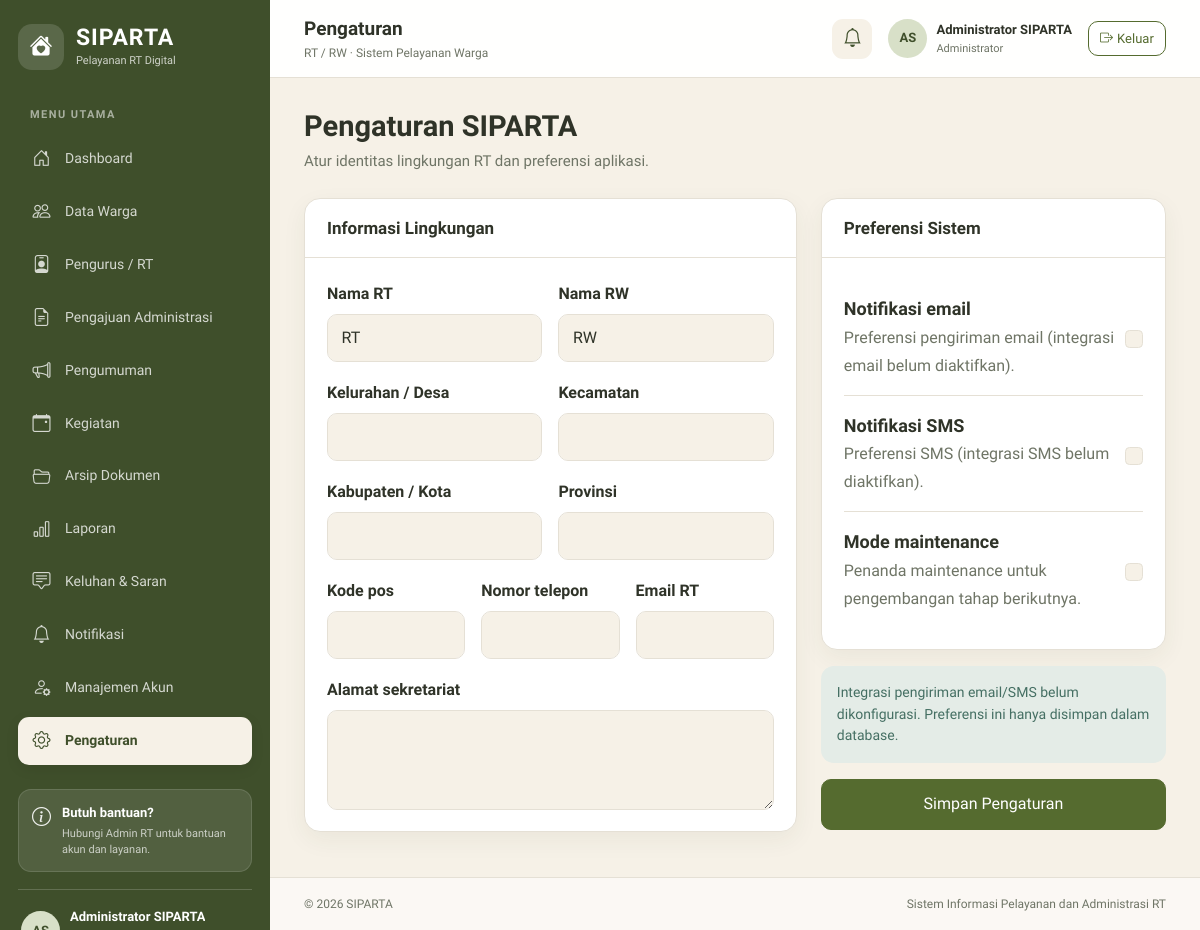
The app's page /index.php?page=pengaturan (signed in) with its own data.
### tables this page shows
CREATE TABLE IF NOT EXISTS profil_rt (
  id TINYINT UNSIGNED NOT NULL AUTO_INCREMENT,
  nama_rt VARCHAR(80) NOT NULL DEFAULT 'RT',
  nama_rw VARCHAR(80) NOT NULL DEFAULT 'RW',
  kelurahan VARCHAR(120) DEFAULT NULL,
  kecamatan VARCHAR(120) DEFAULT NULL,
  kabupaten_kota VARCHAR(120) DEFAULT NULL,
  provinsi VARCHAR(120) DEFAULT NULL,
  kode_pos VARCHAR(10) DEFAULT NULL,
  alamat_sekretariat TEXT DEFAULT NULL,
  nomor_telepon VARCHAR(25) DEFAULT NULL,
  email VARCHAR(120) DEFAULT NULL,
  logo_path VARCHAR(255) DEFAULT NULL,
  updated_by BIGINT UNSIGNED DEFAULT NULL,
  created_at TIMESTAMP NOT NULL DEFAULT CURRENT_TIMESTAMP,
  updated_at TIMESTAMP NOT NULL DEFAULT CURRENT_TIMESTAMP ON UPDATE CURRENT_TIMESTAMP,
  PRIMARY KEY (id),
  CONSTRAINT fk_profil_rt_editor FOREIGN KEY (updated_by) REFERENCES users(id)
    ON DELETE SET NULL ON UPDATE CASCADE
);

### index.php (called while the page is built, shortened)
<?php
$page = (string)get('page', current_user() ? 'dashboard' : 'login');
require __DIR__ . '/views/layout/app.php';

### includes/helpers.php (called while the page is built, shortened)
<?php
function db(): PDO { global $pdo; return $pdo; }
function e(mixed $value): string { return htmlspecialchars((string)($value ?? ''), ENT_QUOTES | ENT_SUBSTITUTE, 'UTF-8'); }
function url(string $page = 'dashboard', array $params = []): string {
    $query = array_merge(['page' => $page], $params);
    return 'index.php?' . http_build_query($query);
}
function current_user(): ?array { return $_SESSION['user'] ?? null; }
function role_label(?string $role): string { return match ($role) { 'admin' => 'Administrator', 'pengurus' => 'Pengurus / RT', 'warga' => 'Warga', default => 'Pengunjung' }; }
function initials(string $name): string {
    $parts = preg_split('/\s+/', trim($name)) ?: [];
    return strtoupper(substr($parts[0] ?? 'S', 0, 1) . (isset($parts[1]) ? substr($parts[1], 0, 1) : ''));
}
function page_title(string $page): string {
    $titles = ['dashboard'=>'Dashboard','data-warga'=>'Data Warga','pengurus'=>'Pengurus / RT','pengajuan'=>'Pengajuan Administrasi','detail-pengajuan'=>'Detail Pengajuan','pengumuman'=>'Pengumuman','kegiatan'=>'Kegiatan','arsip'=>'Arsip Dokumen','laporan'=>'Laporan','keluhan'=>'Keluhan & Saran','notifikasi'=>'Notifikasi','manajemen-akun'=>'Manajemen Akun','pengaturan'=>'Pengaturan','ajukan'=>'Ajukan Administrasi','riwayat'=>'Riwayat Pengajuan','profil'=>'Profil Saya'];
    return $titles[$page] ?? 'SIPARTA';
}

### views/pages/pengaturan.php (the view)
<?php
$p=db()->query('SELECT * FROM profil_rt WHERE id=1')->fetch() ?: [];$settings=db()->query('SELECT kunci,nilai FROM pengaturan_sistem')->fetchAll(PDO::FETCH_KEY_PAIR);
?>
<div class="page-heading"><div><h1>Pengaturan SIPARTA</h1><p>Atur identitas lingkungan RT dan preferensi aplikasi.</p></div></div>
<form method="post" action="index.php" class="row g-4" data-disable-submit><?= csrf_field() ?><input type="hidden" name="action" value="save_settings"><input type="hidden" name="return_page" value="pengaturan"><div class="col-xl-7"><section class="panel-card"><div class="panel-card-header"><h2 class="panel-title">Informasi Lingkungan</h2></div><div class="panel-card-body"><div class="row g-3"><div class="col-md-6"><label class="form-label">Nama RT</label><input class="form-control" name="nama_rt" value="<?= e($p['nama_rt']??'RT') ?>"></div><div class="col-md-6"><label class="form-label">Nama RW</label><input class="form-control" name="nama_rw" value="<?= e($p['nama_rw']??'RW') ?>"></div><div class="col-md-6"><label class="form-label">Kelurahan / Desa</label><input class="form-control" name="kelurahan" value="<?= e($p['kelurahan']??'') ?>"></div><div class="col-md-6"><label class="form-label">Kecamatan</label><input class="form-control" name="kecamatan" value="<?= e($p['kecamatan']??'') ?>"></div><div class="col-md-6"><label class="form-label">Kabupaten / Kota</label><input class="form-control" name="kabupaten_kota" value="<?= e($p['kabupaten_kota']??'') ?>"></div><div class="col-md-6"><label class="form-label">Provinsi</label><input class="form-control" name="provinsi" value="<?= e($p['provinsi']??'') ?>"></div><div class="col-md-4"><label class="form-label">Kode pos</label><input class="form-control" name="kode_pos" value="<?= e($p['kode_pos']??'') ?>"></div><div class="col-md-4"><label class="form-label">Nomor telepon</label><input class="form-control" name="nomor_telepon" value="<?= e($p['nomor_telepon']??'') ?>"></div><div class="col-md-4"><label class="form-label">Email RT</label><input class="form-control" type="email" name="email" value="<?= e($p['email']??'') ?>"></div><div class="col-12"><label class="form-label">Alamat sekretariat</label><textarea class="form-control" name="alamat_sekretariat" rows="3"><?= e($p['alamat_sekretariat']??'') ?></textarea></div></div></div></section></div><div class="col-xl-5"><section class="panel-card"><div class="panel-card-header"><h2 class="panel-title">Preferensi Sistem</h2></div><div class="panel-card-body"><div class="d-flex align-items-center justify-content-between py-3 border-bottom"><div><strong class="d-block">Notifikasi email</strong><small class="text-muted-2">Preferensi pengiriman email (integrasi email belum diaktifkan).</small></div><input class="form-check-input" type="checkbox" name="notifikasi_email" value="1" <?= ($settings['notifikasi_email']??'0')==='1'?'checked':'' ?>></div><div class="d-flex align-items-center justify-content-between py-3 border-bottom"><div><strong class="d-block">Notifikasi SMS</strong><small class="text-muted-2">Preferensi SMS (integrasi SMS belum diaktifkan).</small></div><input class="form-check-input" type="checkbox" name="notifikasi_sms" value="1" <?= ($settings['notifikasi_sms']??'0')==='1'?'checked':'' ?>></div><div class="d-flex align-items-center justify-content-between py-3"><div><strong class="d-block">Mode maintenance</strong><small class="text-muted-2">Penanda maintenance untuk pengembangan tahap berikutnya.</small></div><input class="form-check-input" type="checkbox" name="mode_maintenance" value="1" <?= ($settings['mode_maintenance']??'0')==='1'?'checked':'' ?>></div></div></section><div class="alert alert-info mt-3">Integrasi pengiriman email/SMS belum dikonfigurasi. Preferensi ini hanya disimpan dalam database.</div><div class="d-grid"><button class="btn btn-army btn-lg">Simpan Pengaturan</button></div></div></form>

### views/layout/app.php (shortened to what this page needs)
<?php
$user = current_user();
$unreadStmt = db()->prepare('SELECT COUNT(*) FROM notifikasi WHERE user_id=? AND dibaca_pada IS NULL');
$unreadStmt->execute([user_id()]);
$unreadCount = (int)$unreadStmt->fetchColumn();
$rtProfile = db()->query('SELECT * FROM profil_rt WHERE id=1')->fetch() ?: [];
?>
<!doctype html>
<html lang="id">
<head>
  <link href="https://cdn.jsdelivr.net/npm/bootstrap@5.3.3/dist/css/bootstrap.min.css" rel="stylesheet">
  <link href="https://cdn.jsdelivr.net/npm/bootstrap-icons@1.11.3/font/bootstrap-icons.min.css" rel="stylesheet">
  <link href="assets/css/app.css" rel="stylesheet">
</head>
<body>
<div class="app-shell">
  <?php require __DIR__ . '/sidebar.php'; ?>
  <div class="main-area">
    <header class="topbar">
      <div class="d-flex align-items-center gap-3">
        <div>
          <div class="topbar-title"><?= e(page_title($page)) ?></div>
          <div class="topbar-subtitle"><?= e(($rtProfile['nama_rt'] ?? 'RT') . ' / ' . ($rtProfile['nama_rw'] ?? 'RW')) ?> · Sistem Pelayanan Warga</div>
        </div>
      </div>
      <div class="d-flex align-items-center gap-3">
        <a class="notification-link" href="<?= e(url('notifikasi')) ?>" title="Notifikasi"><i class="bi bi-bell"></i><?php if($unreadCount): ?><span class="notification-dot"></span><?php endif; ?></a>
        <div class="user-chip"><span class="avatar-circle"><?= e(initials($user['nama'])) ?></span><span class="d-none d-sm-block"><strong><?= e($user['nama']) ?></strong><small><?= e(role_label($user['role'])) ?></small></span></div>
        <form method="post" action="index.php" class="m-0"><?= csrf_field() ?><input type="hidden" name="action" value="logout"><button class="btn btn-outline-army btn-sm" type="submit"><i class="bi bi-box-arrow-right me-1"></i><span class="d-none d-md-inline">Keluar</span></button></form>
      </div>
    </header>
    <main class="content-area">
      <?php
      $viewFile = __DIR__ . '/../pages/' . $page . '.php';
      if (is_file($viewFile)) require $viewFile;
      else require __DIR__ . '/../pages/dashboard.php';
      ?>
    </main>
    <footer class="app-footer"><span>© <?= date('Y') ?> SIPARTA</span><span>Sistem Informasi Pelayanan dan Administrasi RT</span></footer>
  </div>
</div>
</body>
</html>

### assets/css/app.css (style rules this page uses)
:root { --army: #556B2F; --army-dark: #3F4F2B; --army-deep: #303D22; --army-soft: #E8EDDF; --cream: #F6F1E7; --cream-deep: #EFE7D7; --white: #FFFFFF; --ink: #2F3328; --muted: #6F7566; --border: #E5E0D5; --shadow: 0 8px 24px rgba(48, 61, 34, .06); --bs-primary: #556B2F; --bs-primary-rgb: 85,107,47; --bs-body-font-family: 'Lexend', sans-serif; --bs-body-color: var(--ink); --bs-body-bg: var(--cream); --bs-border-color: var(--border); }
* { box-sizing: border-box; }
html, body { min-height: 100%; }
body { font-family: 'Lexend', sans-serif; font-size: 18px; line-height: 1.55; color: var(--ink); background: var(--cream); }
a { color: var(--army); text-decoration: none; }
button, input, select, textarea { font-family: inherit; }
.form-label { font-size: 16px; font-weight: 600; color: var(--ink); margin-bottom: .45rem; }
.form-control, .form-select { min-height: 48px; font-size: 16px; border-radius: 10px; border-color: var(--border); padding: .65rem .85rem; color: var(--ink); }
textarea.form-control { min-height: 100px; }
.form-text, .small, small { font-size: 14px; }
.btn { font-family: 'Lexend', sans-serif; font-weight: 500; border-radius: 10px; font-size: 15px; padding: .62rem 1rem; }
.btn-lg { font-size: 16px; padding: .78rem 1.2rem; }
.btn-sm { font-size: 13px; padding: .42rem .7rem; }
.btn-army { background: var(--army); border-color: var(--army); color: white; }
.btn-outline-army { color: var(--army); border: 1px solid var(--army); background: white; }
.text-muted-2 { color: var(--muted) !important; font-size: 16px; }
.app-shell { min-height: 100vh; }
.avatar-circle { width: 39px; height: 39px; border-radius: 50%; background: #D8E0C8; color: var(--army-dark); font-weight: 700; font-size: 13px; display: inline-flex; align-items: center; justify-content: center; flex: 0 0 auto; }
.main-area { margin-left: 270px; min-height: 100vh; display: flex; flex-direction: column; }
.topbar { height: 78px; position: sticky; top: 0; z-index: 1020; background: rgba(255,255,255,.94); backdrop-filter: blur(10px); border-bottom: 1px solid var(--border); display: flex; align-items: center; justify-content: space-between; padding: 0 34px; }
.topbar-title { font-size: 19px; font-weight: 700; color: var(--ink); }
.topbar-subtitle { font-size: 12px; color: var(--muted); margin-top: 1px; }
.notification-link { width: 40px; height: 40px; display: inline-flex; align-items: center; justify-content: center; border-radius: 11px; color: var(--army-dark); background: var(--cream); font-size: 19px; position: relative; }
.user-chip { display:flex; align-items:center; gap:9px; }
.user-chip strong { display:block; font-size: 13px; color: var(--ink); max-width: 160px; white-space: nowrap; overflow: hidden; text-overflow: ellipsis; }
.user-chip small { display:block; color:var(--muted); font-size: 11px; }
.content-area { width: 100%; max-width: 1700px; margin: 0 auto; padding: 30px 34px 45px; flex:1; }
.app-footer { display:flex; justify-content:space-between; gap:15px; padding: 17px 34px; border-top: 1px solid var(--border); color: var(--muted); font-size: 12px; background: rgba(255,255,255,.55); }
.page-heading { display:flex; align-items:flex-start; justify-content:space-between; gap:16px; margin-bottom: 24px; }
.page-heading h1 { font-size: 29px; line-height:1.25; font-weight:700; color:var(--ink); margin:0 0 6px; }
.page-heading p { color:var(--muted); font-size:15px; margin:0; }
.panel-card { background: white; border:1px solid var(--border); border-radius:16px; box-shadow:var(--shadow); }
.panel-card-header { padding:19px 22px; border-bottom:1px solid var(--border); display:flex; align-items:center; justify-content:space-between; gap:12px; }
.panel-card-body { padding:21px 22px; }
.panel-title { font-size:17px; font-weight:700; margin:0; color:var(--ink); }
.alert { border:0; border-radius:13px; font-size:14px; }
.alert-info { background:#E4ECE7; color:#456F63; }

### records on screen
profil_rt: nama_rt+nama_rw "RT / RW", nama_rt "RT", nama_rw "RW"

### other values on screen
$label "Dashboard"
$label "Data Warga"
$label "Pengurus / RT"
$label "Pengajuan Administrasi"
$label "Pengumuman"
$label "Kegiatan"
$label "Arsip Dokumen"
$label "Laporan"
$label "Keluhan & Saran"
$label "Notifikasi"
$label "Manajemen Akun"
$label "Pengaturan"
$user['nama'] "Administrator SIPARTA"
page_title($page) "Pengaturan"
initials($user['nama']) "AS"
